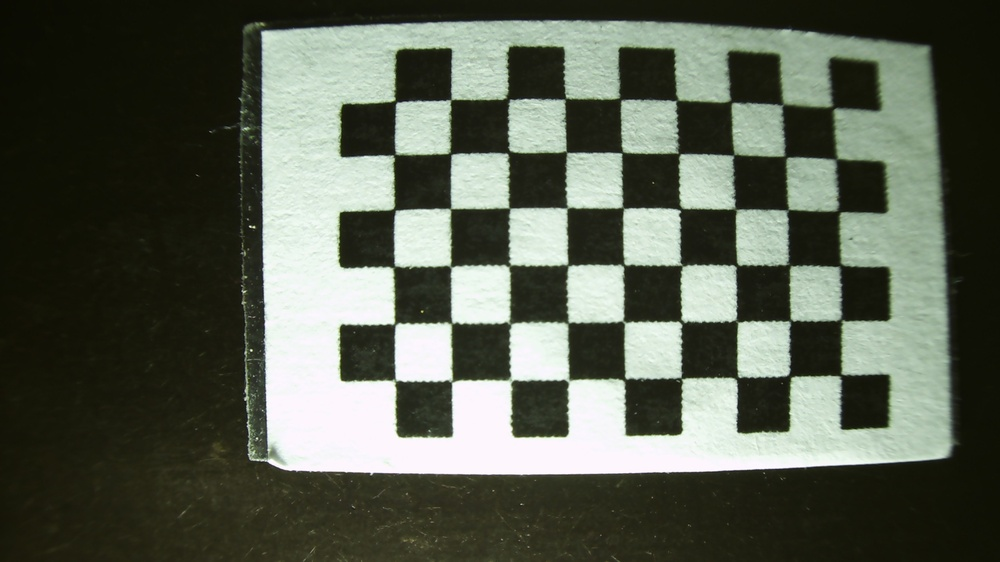
#> input picture vypocty_pokusy/Práce s fotkami/2560x1440/WebCam_001.jpg, 1000 x 562 px, shrunk from 2560 x 1440 before the run; its folder holds 4 pictures in this run
$ python image_do_correction.py
#> lines starting #> are read from the running program, lines starting #| are printed output that depends on the picture
import cv2
import numpy as np
import os
import yaml
import glob

n = "2560x1440"  # "1280x960" # "1920x1080" # "2560x1440"
with open(f'calibration_{n}.yaml') as f:
    loaded_dict = yaml.safe_load(f)

mtx_loaded = np.array(loaded_dict.get('camera_matrix'))
dist_loaded = np.array(loaded_dict.get('dist_coeff'))

images = glob.glob(f'./{n}/*.jpg')

for frame in images:
    img = cv2.imread(frame)
#> img is the input picture: shape (562, 1000, 3); mean B, G, R 81.8, 95.2, 89
    # Oprava zkreslení
    img_undistorted = cv2.undistort(img, mtx_loaded, dist_loaded, None, mtx_loaded)
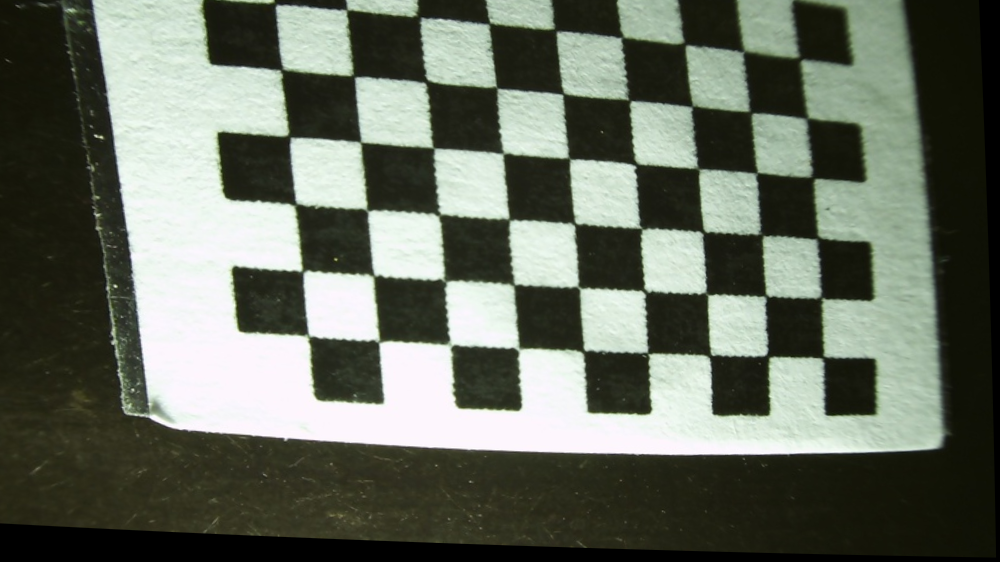
#> img_undistorted: shape (562, 1000, 3); mean B, G, R 96.6, 109.1, 102.8

    # Zobrazení originálního a opraveného obrazu
    cv2.namedWindow('Original', cv2.WINDOW_NORMAL)
    cv2.namedWindow('Modified', cv2.WINDOW_NORMAL)
    cv2.imshow('Original', img)
    cv2.imshow('Modified', img_undistorted)
    cv2.waitKey(0)
    cv2.destroyAllWindows()
#> pass 2 of the loop `for frame in images:`:
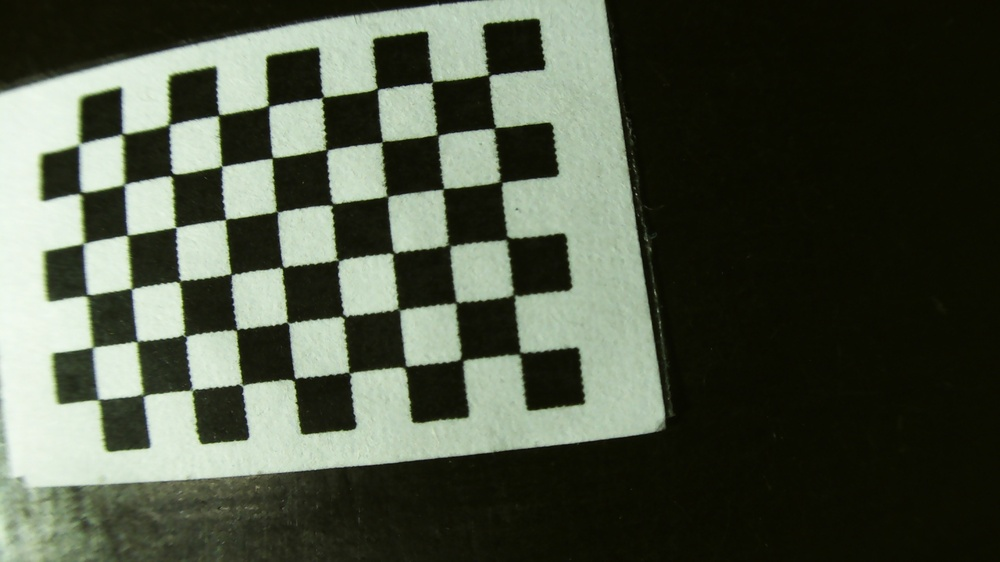
#> input picture vypocty_pokusy/Práce s fotkami/2560x1440/WebCam_002.jpg, 1000 x 562 px, shrunk from 2560 x 1440 before the run
#> img is the input picture: shape (562, 1000, 3); mean B, G, R 68.7, 83.8, 76.7
#> `img_undistorted = cv2.undistort(img, mtx_loaded, dist_loaded, None, mt..`:
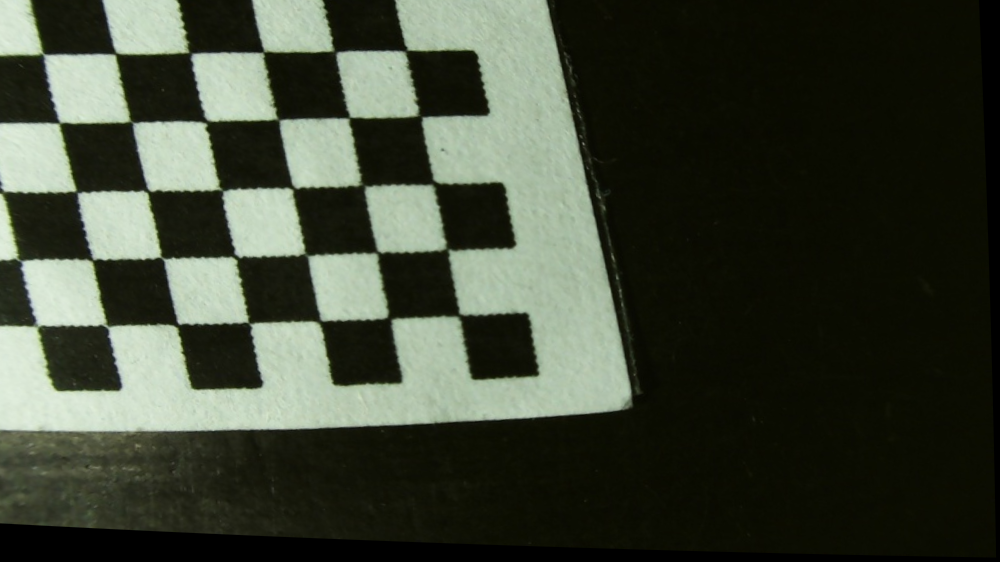
#> img_undistorted: shape (562, 1000, 3); mean B, G, R 54.8, 69.2, 62.8
#> pass 3 of the loop `for frame in images:`:
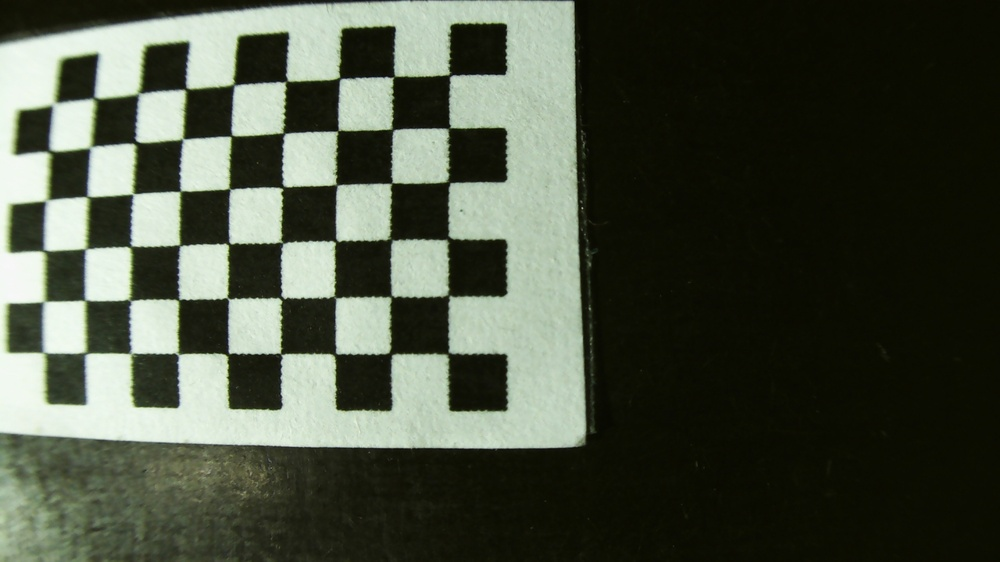
#> input picture vypocty_pokusy/Práce s fotkami/2560x1440/WebCam_003.jpg, 1000 x 562 px, shrunk from 2560 x 1440 before the run
#> img is the input picture: shape (562, 1000, 3); mean B, G, R 65.9, 80.6, 73.9
#> `img_undistorted = cv2.undistort(img, mtx_loaded, dist_loaded, None, mt..`:
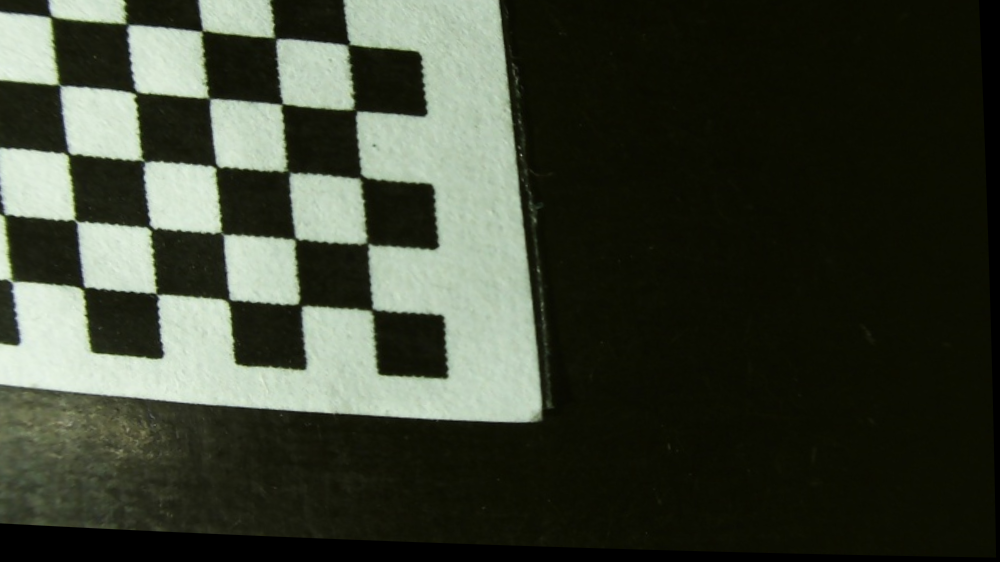
#> img_undistorted: shape (562, 1000, 3); mean B, G, R 51.8, 65.5, 59.8
#> the loop made 4 passes; the first 3 are shown
